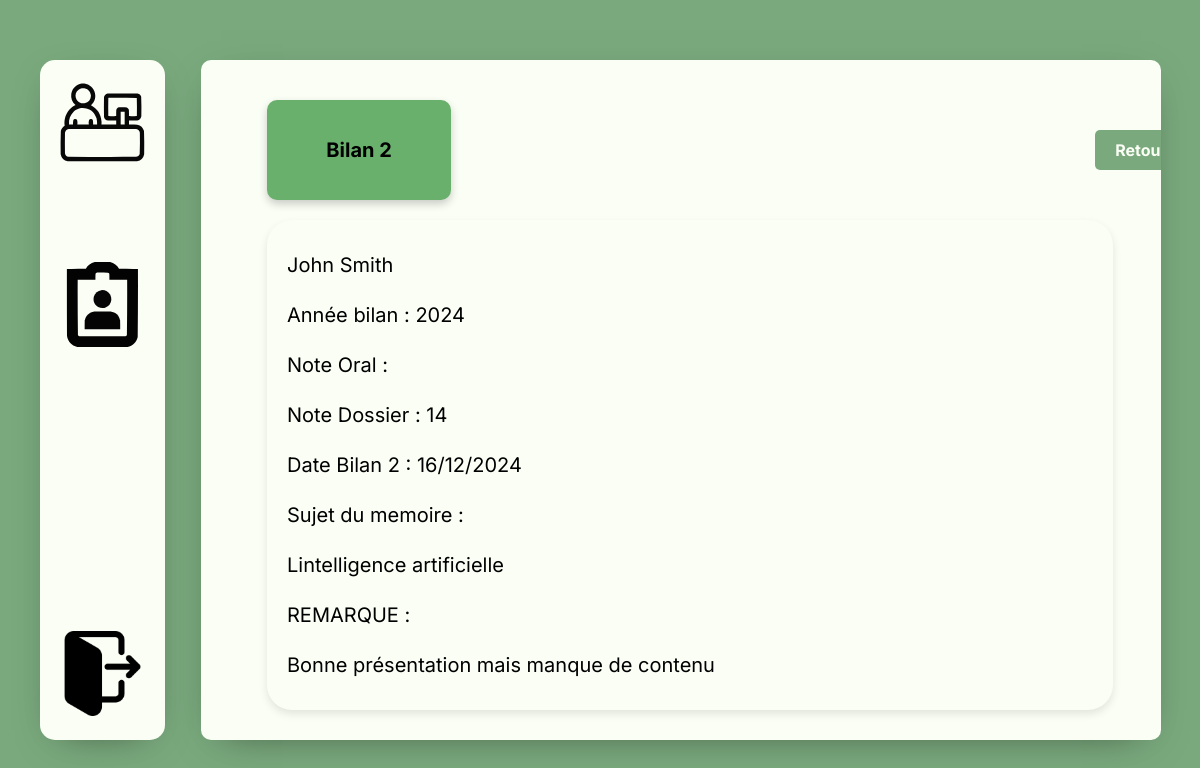
Screenshot of /MVC/Controller/EtudiantController.php?action=detailBilan2&id=7 (signed in) with the database file from the repository.
### tables this page shows
CREATE TABLE Etudiant (
    etu_id INT AUTO_INCREMENT,
    etu_nom VARCHAR(50) NOT NULL,
    etu_pre VARCHAR(50) NOT NULL,
    etu_mdp VARCHAR(50) NOT NULL,
    etu_tel VARCHAR(10) NOT NULL,
    etu_email VARCHAR(100) NOT NULL,
    etu_adr VARCHAR(100) NOT NULL,
    etu_cp VARCHAR(100) NOT NULL,
    etu_ville VARCHAR(100) NOT NULL,
    spe_id INT,
    classe_id INT,
    tut_id INT,
    ent_id INT,
    maitre_appr_id INT,
    FOREIGN KEY (maitre_appr_id) REFERENCES MaitreApprentissage(maitre_appr_id),
    FOREIGN KEY (spe_id) REFERENCES Specialite(spe_id),
    FOREIGN KEY (classe_id) REFERENCES Classe(classe_id),
    FOREIGN KEY (tut_id) REFERENCES Tuteur(tut_id),
    FOREIGN KEY (ent_id) REFERENCES Entreprise(ent_id),
    CONSTRAINT etudiant_pk PRIMARY KEY(etu_id)
);

CREATE TABLE Bilan2 (
    bil2_id INT AUTO_INCREMENT,
    bil2_date DATE,
    bil2_note_dossier FLOAT,
    bil2_note_oral FLOAT,
    bil2_remarques VARCHAR(1000),
    bil2_sujet_memoire VARCHAR(1000),
    etu_id INT NOT NULL,
    FOREIGN KEY (etu_id) REFERENCES Etudiant(etu_id),
    CONSTRAINT bilan2_pk PRIMARY KEY(bil2_id)
);

### MVC/DAO/DAO.php (called while the page is built, shortened)
<?php
abstract class DAO {
public function __construct(PDO $connect) {
$this->bdd = $connect;
}
}
?>

### MVC/DAO/Bilan2DAO.php (called while the page is built, shortened)
<?php
require_once 'EtduiantDAO.php';
require_once 'DAO.php';
class Bilan2DAO extends DAO
{
    public function find(int $id): object
    {
        $result = null;
        $query = "SELECT * FROM Bilan2 WHERE bil2_id = :bil2_id";
        $stmt = $this->bdd->prepare($query);
        $r = $stmt->execute([
            "bil2_id" => $id
        ]);
        if ($r !== false) {
            $row = ($tmp = $stmt->fetch(PDO::FETCH_ASSOC)) ? $tmp : null;
            if (!is_null($row)) {
                $etudiant = null;
                if (isset($row['etu_id'])) {
                    $etudiantmodel = new EtduiantDAO($this->bdd);
                    $etudiant = $etudiantmodel->find($row['etu_id']);
                }
                    $date = $row['bil2_date'] != null ? new DateTime($row['bil2_date']) : null;
                    $result = new Bilan2($row['bil2_sujet_memoire'],$date, $row['bil2_id'], $row['bil2_remarques'], $row['bil2_note_dossier'], $row['bil2_note_oral'], $etudiant);
            }
        }
        return $result;
    }
}

### MVC/DAO/EtduiantDAO.php (called while the page is built, shortened)
<?php
require_once 'DAO.php';
class EtduiantDAO extends DAO
{
    public function find(int $id): object
    {
        $bil1DAO = new Bilan1DAO($this->bdd);
        $bil2DAO = new Bilan2DAO($this->bdd);
        $result = null;
        $query = "SELECT * FROM Etudiant WHERE etu_id = :etu_id";
        $stmt = $this->bdd->prepare($query);
        $r = $stmt->execute([
            "etu_id" => $id
        ]);
        if ($r !== false) {
            $row = ($tmp = $stmt->fetch(PDO::FETCH_ASSOC)) ? $tmp : null;
            if (!is_null($row)) {
                $tuteur = null;
                if (isset($row['tut_id'])) {
                    $tuteurModel = new TuteurDAO($this->bdd);
                    $tuteur = $tuteurModel->find($row['tut_id']);
                }else{
                    $tuteur = null;
                }
                $entreprise = null;
                if (isset($row['ent_id'])) {
                    $entrepriseModel = new EntrepriseDAO($this->bdd);
                    $entreprise = $entrepriseModel->find($row['ent_id']);
                }
                else{
                    $entreprise = null;
                }
                $specialite = null;
                if (isset($row['spe_id'])) {
                    $specialiteModel = new SpecialiteDAO($this->bdd);
                    $specialite = $specialiteModel->find($row['spe_id']);
                }
                else{
                    $specialite = null;
                }
                $classe = null;
                if (isset($row['classe_id'])) {
                    $classeModel = new ClasseDAO($this->bdd);
                    $classe = $classeModel->find($row['classe_id']);
                }
                else{
                    $classe = null;
                }
                $maitreappre = null;
                if (isset($row['maitre_appr_id'])) {
                    $maitreappreModel = new MaitreApprentissageDAO($this->bdd);
                    $maitreappre = $maitreappreModel->find($row['maitre_appr_id']);
                }
                else{
                    $maitreappre = null;
                }
                $res = new Etudiant($tuteur,$specialite,$classe,$maitreappre,$entreprise,$row['etu_id'],$row['etu_nom'],$row['etu_pre'],$row['etu_email'],$row['etu_mdp'],$row['etu_tel'],$row['etu_adr'],$row['etu_ville'],$row['etu_cp']);
                $bil1 = $bil1DAO->getallBilan1ByEleve($res);
                $res->setMesBilan1($bil1);
                $bil2 = $bil2DAO->getallBilan2ByEleve($res);
                $res->setMesBilan2($bil2);
                $result = $res;
            }
        }
        return $result;
    }
}

### MVC/DAO/TuteurDAO.php (called while the page is built, shortened)
<?php
require_once 'DAO.php';
class TuteurDAO extends DAO {
    public function find(int $id): object
    {
        $result = null;
        $query = "SELECT * FROM Tuteur WHERE tut_id = :tut_id";
        $stmt = $this->bdd->prepare($query);
        $r = $stmt->execute([
            "tut_id" => $id
        ]);
        if ($r !== false) {
            $row = ($tmp = $stmt->fetch(PDO::FETCH_ASSOC)) ? $tmp : null;
            if (!is_null($row)) {
                $result = new Tuteur($row['tut_tel'],$row['tut_nb_etu_actu'], $row['tut_id'], $row['tut_nom'],$row['tut_pre'],$row['tut_email'],$row['tut_mdp']);
            }
        }
        return $result;
    }
}

### MVC/DAO/EntrepriseDAO.php (called while the page is built, shortened)
<?php
require_once 'DAO.php';
class EntrepriseDAO extends DAO
{
    public function find(int $id): object
    {
        $result = null;
        $query = "SELECT * FROM Entreprise WHERE ent_id = :ent_id";
        $stmt = $this->bdd->prepare($query);
        $r = $stmt->execute([
            "ent_id" => $id
        ]);
        if ($r !== false) {
            $row = ($tmp = $stmt->fetch(PDO::FETCH_ASSOC)) ? $tmp : null;
            if (!is_null($row)) {
                $result = new Entreprise($row['ent_id'],$row['ent_nom'], $row['ent_adr'], $row['ent_cp'], $row['ent_ville']);
            }
        }
        return $result;
    }
}

### MVC/DAO/SpecialiteDAO.php (called while the page is built, shortened)
<?php
require_once 'DAO.php';
class SpecialiteDAO extends DAO
{
    public function find(int $id): object
    {
        $result = null;
        $query = "SELECT * FROM Specialite WHERE spe_id = :spe_id";
        $stmt = $this->bdd->prepare($query);
        $r = $stmt->execute([
            "spe_id" => $id
        ]);
        if ($r !== false) {
            $row = ($tmp = $stmt->fetch(PDO::FETCH_ASSOC)) ? $tmp : null;
            if (!is_null($row)) {
                $result = new Specialite($row['spe_id'],$row['spe_nom']);
            }
        }
        return $result;
    }
}

### MVC/DAO/ClasseDAO.php (called while the page is built, shortened)
<?php
require_once 'DAO.php';
class ClasseDAO extends DAO
{
    public function find(int $id): object
    {
        $result = null;
        $query = "SELECT * FROM Classe WHERE classe_id = :classe_id";
        $stmt = $this->bdd->prepare($query);
        $r = $stmt->execute([
            "classe_id" => $id
        ]);
        if ($r !== false) {
            $row = ($tmp = $stmt->fetch(PDO::FETCH_ASSOC)) ? $tmp : null;
            if (!is_null($row)) {
                $result = new Classe($row['classe_id'], $row['classe_nom']);
            }
        }
        return $result;
    }
}

### MVC/Views/PageBilan2.php (the view, shortened to what this page needs)
<!DOCTYPE html>
<html lang="fr">
<head>
    <link rel="stylesheet" href="../Style/Style.css">
    <link rel="stylesheet" href="../Style/reset.css">
</head>
<body>
<div class="MainContainer">
    <div class="BilanPageConsultation">
        <div class="BilanConsultation">
            <?php if (!empty($bilan2)) : ?>
                <div class="PannelBilan">
                    Bilan 2
                </div>
            <?php if ($_SESSION['role'] == "administrateur") : ?>
            <button class="boutonBack"><a
                        href="./AdministrateurController.php?action=bilanetud&id=<?php echo($bilan2->getMonEtu()->getIduti()) ?>"">Retour</a>
            </button>
            <?php elseif ($_SESSION['role'] == "etudiant") : ?>
            <button class="boutonBack"><a
                        href="./EtudiantController.php?action=bilan&id=<?php echo($bilan2->getMonEtu()->getIduti()) ?>"">Retour</a>
            </button>
            <?php elseif ($_SESSION['role'] == "tuteur") : ?>
            <button class="boutonBack"><a
                        href="./TuteurController.php?action=bilanetud&id=<?php echo($bilan2->getMonEtu()->getIduti()) ?>"">Retour</a>
            </button>
            <?php endif; ?>
            <?php endif; ?>
        </div>
        <div class="contentBilan2">
            <?php echo($bilan2->getMonEtu()->getPrenomUti()) . " " . ($bilan2->getMonEtu()->getNomUti()) ?><br>
            <?php echo"Année bilan : " . ($bilan2->getDatBil2()->format('Y')) ?><br>
            <?php echo "Note Oral : " . ($bilan2->getNotDosBil()) ?><br>
            <?php echo "Note Dossier : " . ($bilan2->getNotOraBil()) ?><br>
            <?php echo "Date Bilan 2 : " . ($bilan2->getDatBil2()->format('d/m/Y')) ?><br>
            <?php echo("Sujet du memoire :<br>");
                    if (($bilan2->getSujBil())!= null){
                        echo ($bilan2->getSujBil());
                    }else{
                        echo ("L'etudiant n'a pas encore de sujet de memoire");
                    }
             ?>
            <p>REMARQUE :</p>
            <?php  echo($bilan2->getRemBil()) ?>
        </div>
    </div>
</div>
</body>
</html>

### MVC/Style/Style.css (style rules this page uses)
:root { --theme-1: #7aa97d; --theme-2: #FAFEF5; }
body { height: 100vh; display: flex; align-items: center; background: var(--theme-1); font-family: Inter; }
.MainContainer { background: var(--theme-2); display: flex; justify-content: space-between; padding: 20px 20px 20px 20px; border-radius: 10px; position: relative; height: 85%; width: 80%; margin-left: 3%; box-shadow: 0 10px 40px -20px #00000091; flex-direction: column; overflow: hidden; gap: 1%; }

### rows the page displays
etudiant: etu_pre "John", etu_nom "Smith"
bilan2: bil2_note_oral "14", bil2_sujet_memoire "Lintelligence artificielle", bil2_remarques "Bonne présentation mais manque de contenu"

### other values shown
$bilan2->getDatBil2()->format('Y') "2024"
$bilan2->getDatBil2()->format('d/m/Y') "16/12/2024"
